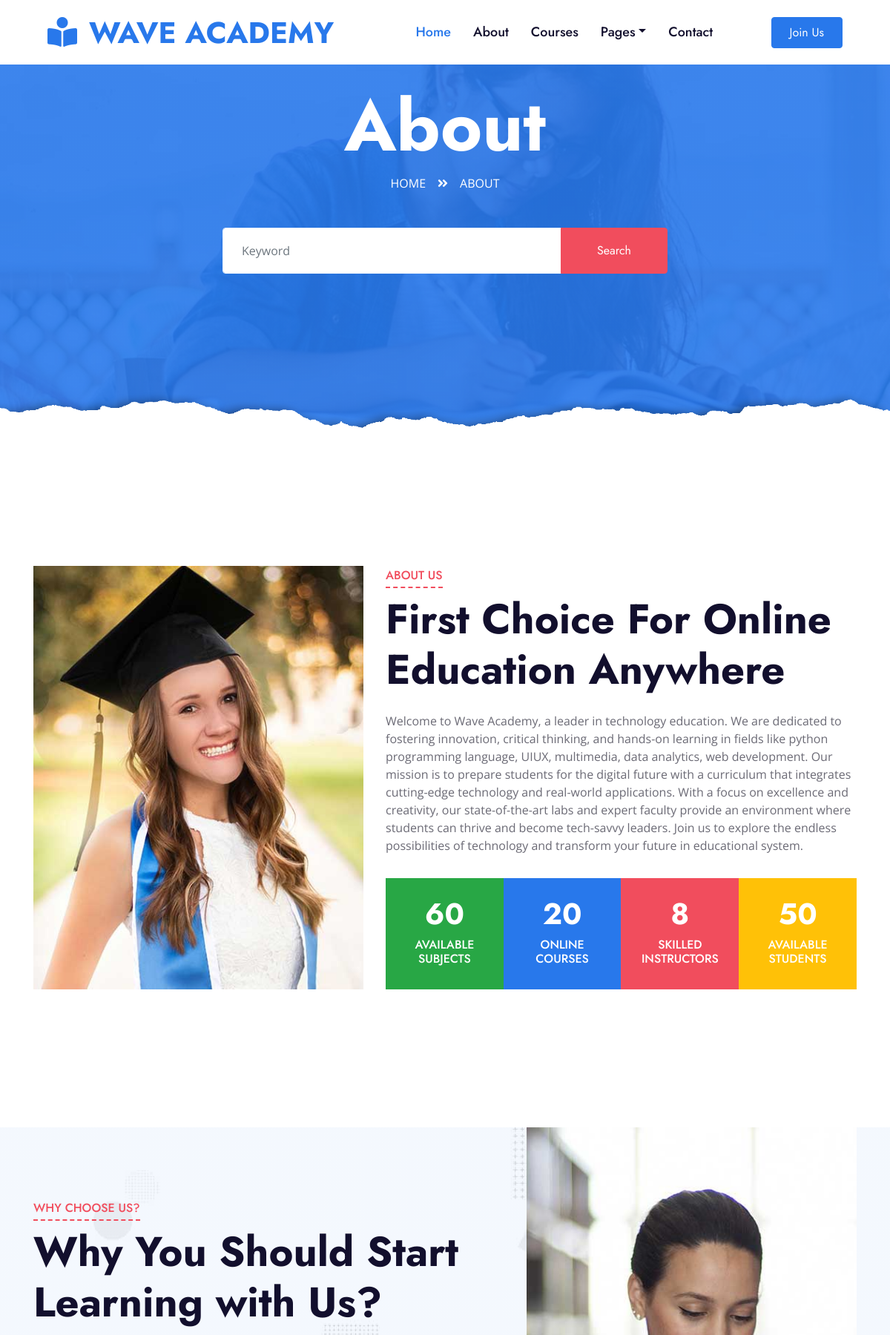
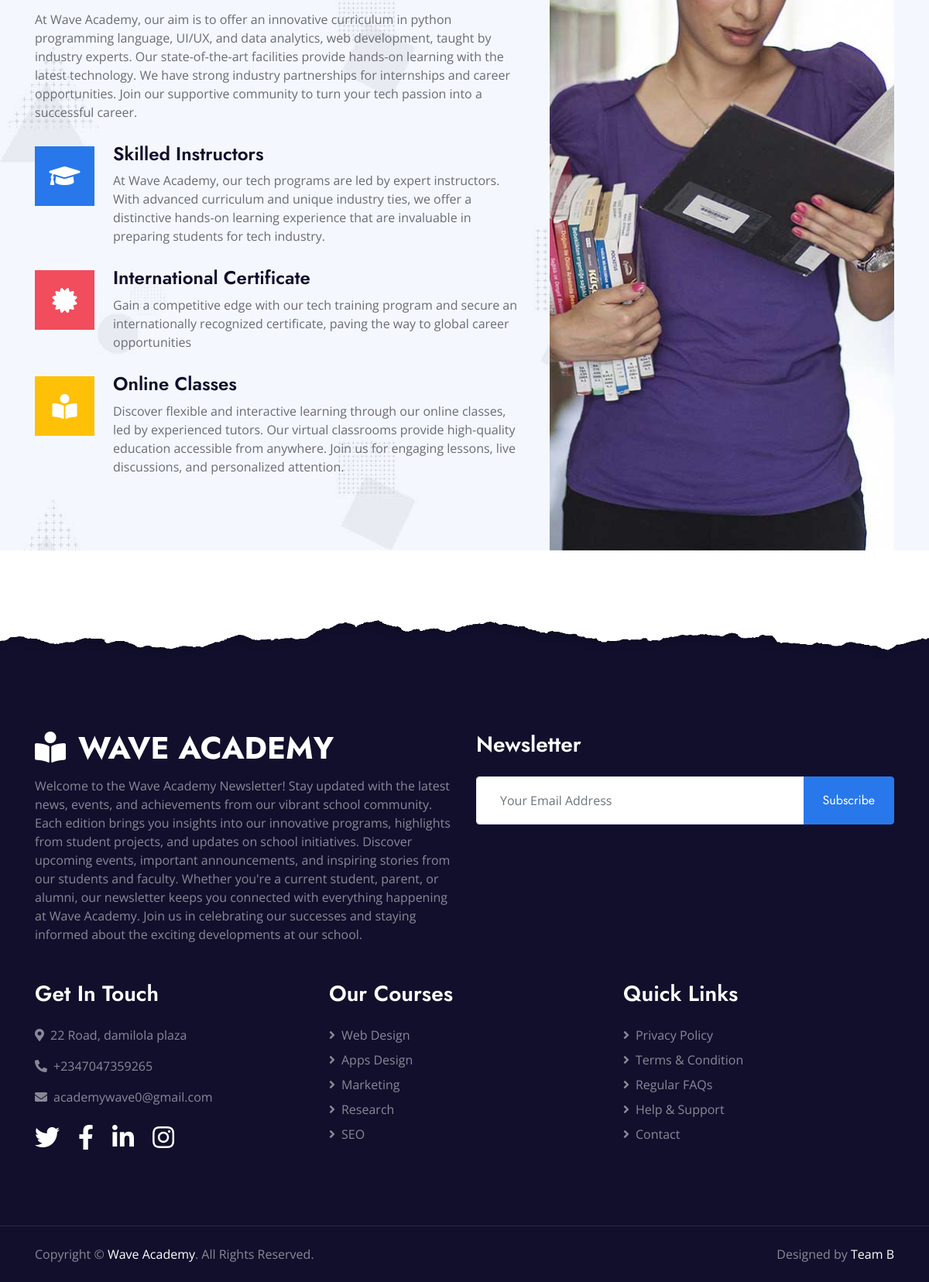
/about, run on the app's committed database (2 pictures, top to bottom).
### core/models.py (models this page shows, shortened)
class AboutContent(models.Model):
    image = models.ImageField(upload_to='about_images/')
    title = models.CharField(max_length=1000)
    description = models.TextField()
    Available_subject = models.CharField(max_length=1000)
    numOfSubject = models.IntegerField()
    Courses_Available = models.CharField(max_length=1000)
    numOfCourses = models.IntegerField()
    skilled_instructors = models.CharField(max_length=1000)
    numOfInstructors = models.IntegerField()
    Happy_Students = models.CharField(max_length=1000)
    numOfStudents = models.IntegerField()

class FeatureContent(models.Model):
    title = models.CharField(max_length=400)
    description = models.TextField()
    Skilled_Instructors = models.CharField(max_length=400)
    SkilledDescription = models.TextField()
    International_Certificate = models.CharField(max_length=600)
    InternationalDescription = models.TextField()
    Online_Classes = models.CharField(max_length=600)
    OnlineDescription = models.TextField()
    image = models.ImageField(upload_to='feature_images/')

### core/views.py (the view)
# urls.py: path('about', views.about, name='about'),
def about(request):
    aboutcontent = AboutContent.objects.first()
    festurecontent = FeatureContent.objects.first()
    context = {
        'aboutcontent': aboutcontent,
        'festurecontent': festurecontent,
    }
    return render(request, 'about.html', context )

### core/templates/about.html (shortened to what this page needs)
{% extends 'base.html' %}
{% load static %}
{% block content %}
        <div class="jumbotron jumbotron-fluid page-header position-relative overlay-bottom" style="margin-bottom: 90px;">
            <div class="container text-center py-5">
                <h1 class="text-white display-1">About</h1>
                <div class="d-inline-flex text-white mb-5">
                    <p class="m-0 text-uppercase"><a class="text-white" href="">Home</a></p>
                    <i class="fa fa-angle-double-right pt-1 px-3"></i>
                    <p class="m-0 text-uppercase">About</p>
                </div>
                <div class="mx-auto mb-5" style="width: 100%; max-width: 600px;">
                    <div class="input-group">
                        <div class="mx-auto mb-5" style="width: 100%; max-width: 600px;">
                            <form method="get" action="{% url 'search' %}">
                                <div class="input-group">
                                    <input type="text" name="query" class="form-control border-light" style="padding: 30px 25px;" placeholder="Keyword">
                                    <div class="input-group-append">
                                        <button class="btn btn-secondary px-4 px-lg-5" type="submit">Search</button>
                                    </div>
                                </div>
                            </form>
                        </div>
                    </div>
                </div>
            </div>
        </div>
        <div class="container-fluid py-5">
            <div class="container py-5">
                <div class="row">
                    <div class="col-lg-5 mb-5 mb-lg-0" style="min-height: 500px;">
                        <div class="position-relative h-100">
                            <img class="position-absolute w-100 h-100" src="{{ aboutcontent.image.url}}" style="object-fit: cover;">
                        </div>
                    </div>
                    <div class="col-lg-7">
                        <div class="section-title position-relative mb-4">
                            <h6 class="d-inline-block position-relative text-secondary text-uppercase pb-2">About Us</h6>
                            <h1 class="display-4">{{ aboutcontent.title}}</h1>
                        </div>
                        <p>{{ aboutcontent.description }}</p>
                        <div class="row pt-3 mx-0">
                            <div class="col-3 px-0">
                                <div class="bg-success text-center p-4">
                                    <h1 class="text-white" data-toggle="counter-up">{{ aboutcontent.numOfSubject}}</h1>
                                    <h6 class="text-uppercase text-white"><span class="d-block">{{ aboutcontent.Available_subject}}</span></h6>
                                </div>
                            </div>
                            <div class="col-3 px-0">
                                <div class="bg-primary text-center p-4">
                                    <h1 class="text-white" data-toggle="counter-up">{{ aboutcontent.numOfCourses}}</h1>
                                    <h6 class="text-uppercase text-white"><span class="d-block">{{ aboutcontent.Courses_Available}}</span></h6>
                                </div>
                            </div>
                            <div class="col-3 px-0">
                                <div class="bg-secondary text-center p-4">
                                    <h1 class="text-white" data-toggle="counter-up">{{ aboutcontent.numOfInstructors}}</h1>
                                    <h6 class="text-uppercase text-white"><span class="d-block">{{ aboutcontent.skilled_instructors}}</span></h6>
                                </div>
                            </div>
                            <div class="col-3 px-0">
                                <div class="bg-warning text-center p-4">
                                    <h1 class="text-white" data-toggle="counter-up">{{ aboutcontent.numOfStudents}}</h1>
                                    <h6 class="text-uppercase text-white"><span class="d-block">{{ aboutcontent.Happy_Students}}</span></h6>
                                </div>
                            </div>
                        </div>
                    </div>
                </div>
            </div>
        </div>
        <div class="container-fluid bg-image" style="margin: 90px 0;">
            <div class="container">
                <div class="row">
                    <div class="col-lg-7 my-5 pt-5 pb-lg-5">
                        <div class="section-title position-relative mb-4">
                            <h6 class="d-inline-block position-relative text-secondary text-uppercase pb-2">Why Choose Us?</h6>
                            <h1 class="display-4">{{ festurecontent.title }}</h1>
                        </div>
                        <p class="mb-4 pb-2">{{ festurecontent.description}}</p>
                        <div class="d-flex mb-3">
                            <div class="btn-icon bg-primary mr-4">
                                <i class="fa fa-2x fa-graduation-cap text-white"></i>
                            </div>
                            <div class="mt-n1">
                                <h4>{{ festurecontent.Skilled_Instructors}}</h4>
                                <p>{{ festurecontent.SkilledDescription}}</p>
                            </div>
                        </div>
                        <div class="d-flex mb-3">
                            <div class="btn-icon bg-secondary mr-4">
                                <i class="fa fa-2x fa-certificate text-white"></i>
                            </div>
                            <div class="mt-n1">
                                <h4>{{ festurecontent.International_Certificate}}</h4>
                                <p>{{ festurecontent.InternationalDescription}}</p>
                            </div>
                        </div>
                        <div class="d-flex">
                            <div class="btn-icon bg-warning mr-4">
                                <i class="fa fa-2x fa-book-reader text-white"></i>
                            </div>
                            <div class="mt-n1">
                                <h4>{{ festurecontent.Online_Classes}}</h4>
                                <p class="m-0">{{ festurecontent.OnlineDescription}}</p>
                            </div>
                        </div>
                    </div>
                    <div class="col-lg-5" style="min-height: 500px;">
                        <div class="position-relative h-100">
                            <img class="position-absolute w-100 h-100" src="{{ festurecontent.image.url}}" style="object-fit: cover;">
                        </div>
                    </div>
                </div>
            </div>
        </div>
{% endblock %}

### data on the page
AboutContent: image (picture), title "First Choice For Online Education Anywhere", description "Welcome to Wave Academy, a leader in technology education. We are dedicated to fostering innovation, critical thinking, and hands-on learning in fields like python programming language, UIUX, multimedia, data analytics, web development. Our mission is to prepare students for the digital future with a curriculum that integrates cutting-edge technology and real-world applications. With a focus on excellence and creativity, our state-of-the-art labs and expert faculty provide an environment where students can thrive and become tech-savvy leaders. Join us to explore the endless possibilities of technology and transform your future in educational system.", numOfSubject "60", Available_subject "AVAILABLE SUBJECTS", numOfCourses "20", Courses_Available "ONLINE COURSES", numOfInstructors "8", skilled_instructors "SKILLED INSTRUCTORS", numOfStudents "50", Happy_Students "AVAILABLE STUDENTS"
FeatureContent: title "Why You Should Start Learning with Us?", description "At Wave Academy, our aim is to offer an innovative curriculum in python programming language, UI/UX, and data analytics, web development, taught by industry experts. Our state-of-the-art facilities provide hands-on learning with the latest technology. We have strong industry partnerships for internships and career opportunities. Join our supportive community to turn your tech passion into a successful career.", Skilled_Instructors "Skilled Instructors", SkilledDescription "At Wave Academy, our tech programs are led by expert instructors. With advanced curriculum and unique industry ties, we offer a distinctive hands-on learning experience that are invaluable in preparing students for tech industry.", International_Certificate "International Certificate", InternationalDescription "Gain a competitive edge with our tech training program and secure an internationally recognized certificate, paving the way to global career opportunities", Online_Classes "Online Classes", OnlineDescription "Discover flexible and interactive learning through our online classes, led by experienced tutors. Our virtual classrooms provide high-quality education accessible from anywhere. Join us for engaging lessons, live discussions, and personalized attention.", image (picture)
